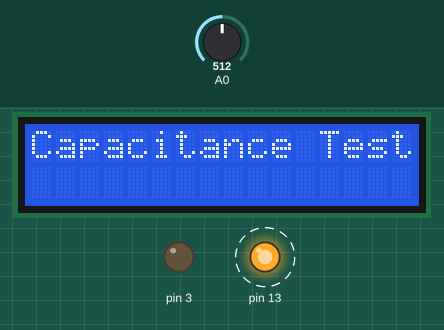
Recording of a sketch running on a simulated Arduino Uno, built with avr-gcc and run on an emulated ATmega328P. Parts: 16×2 character LCD, output pins drawn as LEDs (lit = HIGH). Dashed ring = blinking. Inputs (shaded band) come from the test bench; at power-on: A0 = 512.

Above: at 1.2 s.
At 2.7 s:
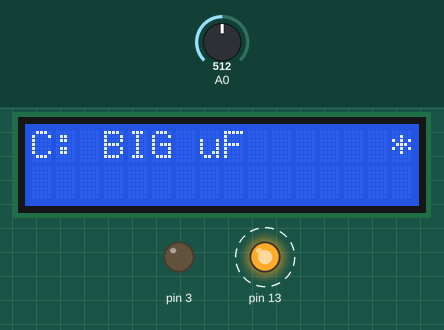
2.8 s: A0 set to 634
5.8 s: A0 set to 654
At 13.57 s:
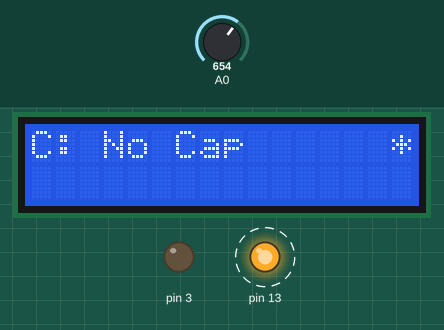
Timing chart, 0 to 13.7 s (numbered marks = the images above; inputs shaded):
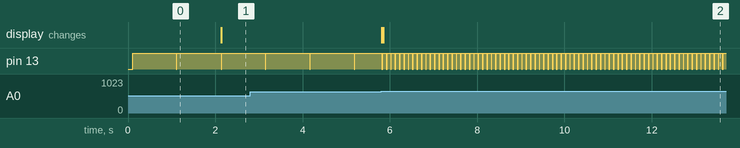

Measured:
- the behaviour switches between 643 and 644 on A0 (found by bisection; images 1 and 2)
- after the input at 5.8 s, pin 13: alternates HIGH for 0.08 s and LOW for 0.02 s, starting at once; the display: first changes at once (image 2 shows a later state)
- by itself, pin 13: alternates HIGH for 1.0 s and LOW for 0.01 s

The sketch:

pred2.ino
```cpp
#include <LiquidCrystal_I2C.h>

// Инициализация LCD с адресом 0x27, 16 столбцов, 2 строки
LiquidCrystal_I2C lcd(0x27, 16, 2);

// Константы для измерения ёмкости
const unsigned long CAPACITOR_CHECK_INTERVAL = 100;   // Период опроса в мс
const float REF_VOLTAGE = 644.0;                      // Примерно 65% от 1023 (для 3.3В на 5В)
const long RESISTOR_VALUE = 1000;                     // Сопротивление в Омах

// Переменные для измерений
unsigned long lastTime = 0;
unsigned long chargeTime = 0;
unsigned long dischargeTime = 0;
float capacitance = 0.0;
float zeroOffset = 0.0;

// Флаги состояния
bool measuringMicrofarads = false;  // true — измеряем в мкФ, false — в нФ
bool calibrationDone = false;       // Калибровка нуля выполнена

void setup() {
  lcd.init();
  lcd.backlight();
  lcd.clear();
  lcd.setCursor(0, 0);
  lcd.print("Capacitance Test");

  pinMode(A0, INPUT);   // Датчик напряжения
  pinMode(3, OUTPUT);   // Пин для заряда/разряда
  pinMode(13, OUTPUT);  // Дополнительный пин для заряда
}

void loop() {
  unsigned long currentTime = millis();

  if (currentTime - lastTime >= CAPACITOR_CHECK_INTERVAL) {
    lastTime = currentTime;
    performCapacitanceMeasurement();
  }
}

void performCapacitanceMeasurement() {
  // Шаг 1: Разряд конденсатора
  digitalWrite(3, LOW);
  digitalWrite(13, LOW);
  pinMode(3, OUTPUT);
  pinMode(13, OUTPUT);
  delay(10); // Короткая задержка для полного разряда

  // Шаг 2: Начало заряда через пин 13
  pinMode(13, OUTPUT);
  pinMode(3, INPUT); // Пин 3 как вход — высокий импеданс
  digitalWrite(13, HIGH);

  unsigned long startTime = micros();

  // Ожидание достижения порога напряжения
  while (analogRead(A0) < REF_VOLTAGE) {
    if (micros() - startTime > 1000000UL) {
      // Долгое время заряда — вероятно, большой конденсатор
      measuringMicrofarads = true;
      break;
    }
  }

  chargeTime = micros() - startTime;

  // Если зарядка заняла менее 1 мс, возможно, конденсатор мал или отсутствует
  if (chargeTime < 1000 && !measuringMicrofarads) {
    measuringMicrofarads = false;
  }

  // Шаг 3: Разряд для проверки времени
  digitalWrite(13, LOW);
  digitalWrite(3, LOW);
  pinMode(13, OUTPUT);
  pinMode(3, OUTPUT);
  delay(10);

  // Повторный цикл для точности (необязательно, но улучшает стабильность)
  pinMode(13, OUTPUT);
  pinMode(3, INPUT);
  digitalWrite(13, HIGH);
  startTime = micros();

  while (analogRead(A0) < REF_VOLTAGE) {
    if (micros() - startTime > 1000000UL) {
      break;
    }
  }

  dischargeTime = micros() - startTime;

  // Определяем ёмкость по времени заряда
  float timeMs = dischargeTime / 1000.0; // мс
  capacitance = timeMs / (RESISTOR_VALUE * 1.44); // Упрощённая формула RC

  // Компенсация нуля (калибровка при первом запуске)
  if (!calibrationDone && !measuringMicrofarads) {
    zeroOffset = capacitance + 0.02;  // Подстройка
    calibrationDone = true;
  }

  capacitance = abs(capacitance - zeroOffset);

  // Отображение результата на LCD
  lcd.clear();
  lcd.setCursor(0, 0);
  lcd.print("C: ");

  if (dischargeTime >= 1000000UL) {
    lcd.print("BIG uF");
  } else if (capacitance < 0.001) {
    lcd.print("No Cap");
  } else {
    lcd.setCursor(3, 0);
    if (measuringMicrofarads) {
      lcd.print(capacitance, 3);
      lcd.print(" uF");
    } else {
      lcd.print(capacitance * 1000, 2); // в нФ
      lcd.print(" nF");
    }
  }

  // Индикатор активности
  lcd.setCursor(15, 0);
  lcd.print("*");
}
```
